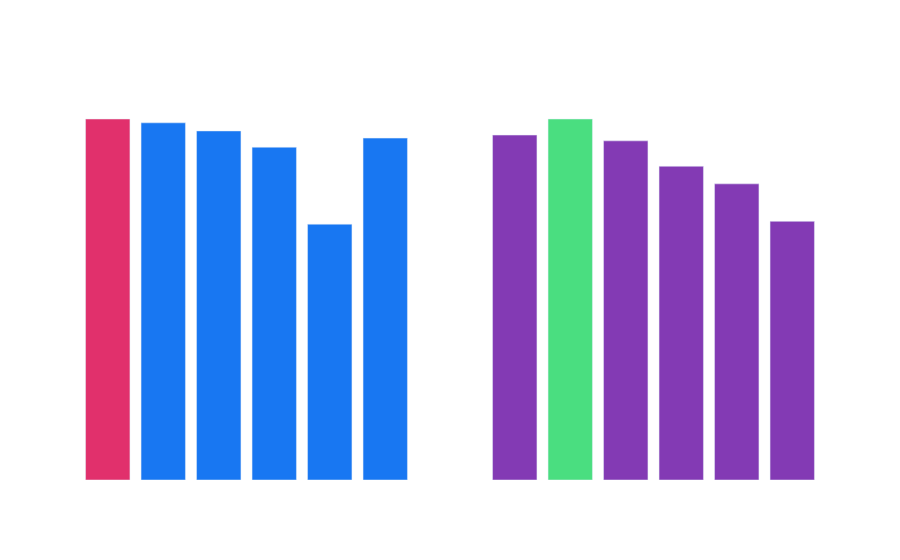

Here is the notebook cell this chart was saved with:
### Code cell
if "weekday" in df.columns:
    fig = make_subplots(rows=1, cols=2,
                        subplot_titles=["Avg Engagement Rate by Day",
                                        "Avg Performance Score by Day"])

    colors_er = ["#E1306C" if d == best_day_er else "#1877F2" for d in day_avg.index]
    colors_ps = ["#4ade80" if d == best_day_ps else "#833AB4" for d in day_ps.index]

    fig.add_trace(go.Bar(x=day_avg.index, y=day_avg.values,
                         marker_color=colors_er,
                         text=day_avg.round(1).astype(str)+"%",
                         textposition="outside"), row=1, col=1)

    fig.add_trace(go.Bar(x=day_ps.index, y=day_ps.values,
                         marker_color=colors_ps,
                         text=day_ps.round(1).astype(str),
                         textposition="outside"), row=1, col=2)

    fig.update_layout(
        title="Best Day to Post — ER vs Performance Score Comparison",
        showlegend=False,
        plot_bgcolor="rgba(0,0,0,0)",
        paper_bgcolor="rgba(0,0,0,0)",
        font_color="rgba(255,255,255,0.8)"
    )
    fig.show()

### Figure 1 — Plotly figure (JSON) as saved in the notebook; plotly's stock layout.template omitted (floating-point values rounded to 4 significant figures)
{"data": [{"marker": {"color": ["#E1306C", "#1877F2", "#1877F2", "#1877F2", "#1877F2", "#1877F2"]}, "text": ["16.7%", "16.5%", "16.1%", "15.4%", "11.8%", "15.8%"], "textposition": "outside", "type": "bar", "x": ["Monday", "Tuesday", "Wednesday", "Thursday", "Friday", "Sunday"], "xaxis": "x", "y": [16.67, 16.49, 16.12, 15.37, 11.81, 15.79], "yaxis": "y"}, {"marker": {"color": ["#833AB4", "#4ade80", "#833AB4", "#833AB4", "#833AB4", "#833AB4"]}, "text": ["32.1", "33.6", "31.5", "29.2", "27.5", "24.1"], "textposition": "outside", "type": "bar", "x": ["Monday", "Tuesday", "Wednesday", "Thursday", "Friday", "Sunday"], "xaxis": "x2", "y": [32.08, 33.58, 31.55, 29.18, 27.55, 24.06], "yaxis": "y2"}], "layout": {"annotations": [{"font": {"size": 16}, "showarrow": false, "text": "Avg Engagement Rate by Day", "x": 0.225, "xanchor": "center", "xref": "paper", "y": 1, "yanchor": "bottom", "yref": "paper"}, {"font": {"size": 16}, "showarrow": false, "text": "Avg Performance Score by Day", "x": 0.775, "xanchor": "center", "xref": "paper", "y": 1, "yanchor": "bottom", "yref": "paper"}], "font": {"color": "rgba(255,255,255,0.8)"}, "paper_bgcolor": "rgba(0,0,0,0)", "plot_bgcolor": "rgba(0,0,0,0)", "showlegend": false, "title": {"text": "Best Day to Post — ER vs Performance Score Comparison"}, "xaxis": {"anchor": "y", "domain": [0, 0.45]}, "xaxis2": {"anchor": "y2", "domain": [0.55, 1]}, "yaxis": {"anchor": "x", "domain": [0, 1]}, "yaxis2": {"anchor": "x2", "domain": [0, 1]}}}
